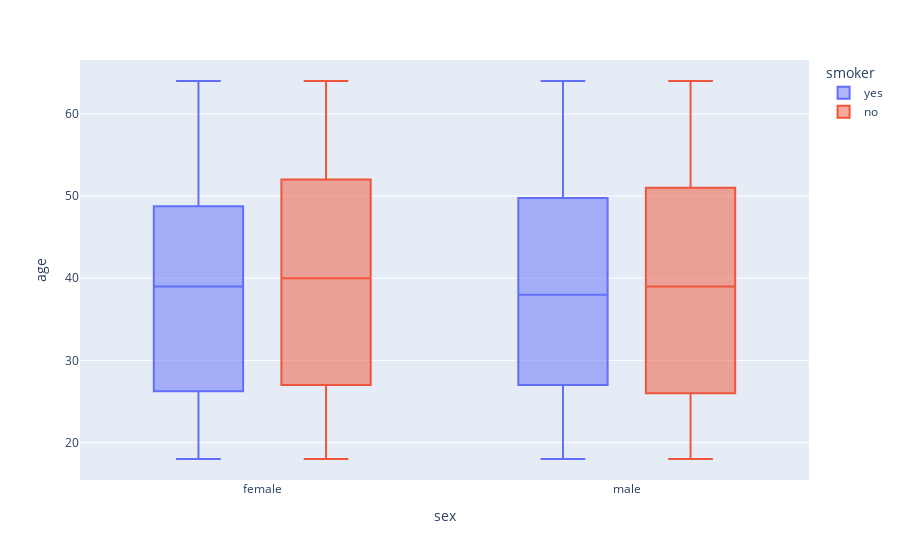

Notebook cell for this chart:
### Code cell
px.box(df,y='age',x='sex',color = 'smoker')

### Figure 1 — Plotly figure (JSON) as saved in the notebook; plotly's stock layout.template omitted (floating-point values rounded to 4 significant figures; data arrays with more than 128 entries replaced by an {"elided": "..."} marker saying what was removed)
{"data": [{"alignmentgroup": "True", "hovertemplate": "smoker=yes<br>sex=%{x}<br>age=%{y}<extra></extra>", "legendgroup": "yes", "marker": {"color": "#636efa"}, "name": "yes", "notched": false, "offsetgroup": "yes", "orientation": "v", "showlegend": true, "type": "box", "x": {"elided": "274 str values"}, "x0": " ", "xaxis": "x", "y": {"elided": "274 int values"}, "y0": " ", "yaxis": "y"}, {"alignmentgroup": "True", "hovertemplate": "smoker=no<br>sex=%{x}<br>age=%{y}<extra></extra>", "legendgroup": "no", "marker": {"color": "#EF553B"}, "name": "no", "notched": false, "offsetgroup": "no", "orientation": "v", "showlegend": true, "type": "box", "x": {"elided": "1063 str values"}, "x0": " ", "xaxis": "x", "y": {"elided": "1063 int values"}, "y0": " ", "yaxis": "y"}], "layout": {"autosize": true, "boxmode": "group", "legend": {"title": {"text": "smoker"}, "tracegroupgap": 0}, "margin": {"t": 60}, "xaxis": {"anchor": "y", "autorange": true, "domain": [0, 1], "range": [-0.5, 1.5], "title": {"text": "sex"}, "type": "category"}, "yaxis": {"anchor": "x", "autorange": true, "domain": [0, 1], "range": [15.44, 66.56], "title": {"text": "age"}, "type": "linear"}}}
